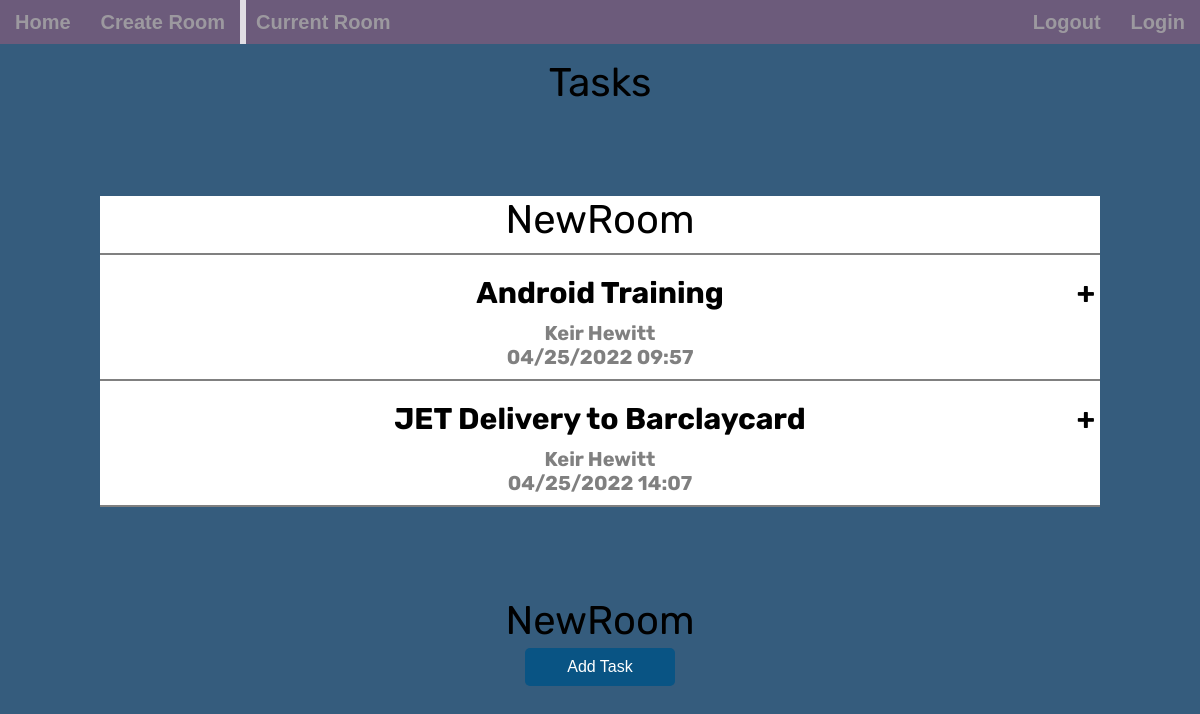
Screenshot of /room/NewRoom (signed in) with the database file from the repository.
### app.py (models this page shows, shortened)
class Room(db.Model):
    __tablename__ = 'room'
    key = db.Column(db.String(80), primary_key=True)
    name = db.Column(db.String(50), nullable=False)
    password = db.Column(db.String(60), nullable=False)
    task = relationship("Task")

class Task(db.Model):
    __tablename__ = 'task'
    id = db.Column(db.Integer, primary_key=True)
    key = db.Column(db.String(80), ForeignKey('room.key'))
    project = db.Column(db.String(100))
    job = db.Column(db.String(200))
    assignee = db.Column(db.String(40))
    progress = db.Column(db.String(200))
    description = db.Column(db.UnicodeText(), nullable=False)
    date = db.Column(db.String(30), default=now.strftime("%m/%d/%Y %H:%M"))

### app.py (the view)
@app.route('/room/<string:room_name>', methods=['POST','GET'])
@login_required
def room(room_name):
    if request.method == 'POST':
        return redirect(url_for('create_task', room_name=room_name))
    room = Room.query.filter_by(name=room_name).first()
    tasks = Task.query.filter_by(key=room.key).order_by(Task.date).all()
    return render_template('room.html', tasks=tasks, roomname=room_name)

### app.py (called while the page is built)
@login_manager.user_loader
def load_user(user_id):
    return User.query.get(int(user_id))

### templates/room.html (shortened to what this page needs)
{% extends 'base.html' %}
{% block head %}
<link rel="stylesheet" href="{{ url_for('static', filename='css/style.css') }}">
{% endblock %}
{% block pagetitle %} Current Room {% endblock %}
{% block body %}
<div class="content">
  <h1 style="text-align: center;">Tasks</h1>
  {% if tasks|length < 1%}
    <h4 style="text-align: center;">There are no tasks. Create one below!</h4>
  {% else %}
  <div class="accordion">
    <h1>{{ roomname }}</h1>
    <hr>
    {% for task in tasks %}
    <div class="container">
      <div class="label">{{task.project}}</div>
    <div class="assignee">{{task.assignee}}</div>
    <div class="date">{{task.date}}</div>
    </div>
    <hr>
    {% endfor %}
  </div>
  {% endif %}
  <h1>{{ roomname }}</h1>
  <form action="" method="POST">
    <button type="submit" class="btn btn-default">Add Task</button>
  </form>
</div>
{% endblock %}

### static/css/style.css (style rules this page uses)
:root { --main-background-color: #355c7d; --main-background-text-color: #61c0bf; --main-accents-color: #ffb6b9; --main-secondary-color: #fae3d9; --main-background-image: linear-gradient(to top right, #61c0bf 0%, #ffb6b9 100%); }
body, html { margin: 0; font-family: serif; font-weight: bold; font-size: 20px; background-color: var(--main-background-color); font-family: 'rubik', sans-serif; }
.content { margin: 0 auto; width: 1000px; text-align: center; }
h1, h4 { margin: 15px 0 4px; font-weight: 400; }
button { width: 150px; padding: 10px; border: none; -webkit-border-radius: 5px; -moz-border-radius: 5px; border-radius: 5px; background-color: #095484; font-size: 16px; color: #fff; cursor: pointer; }
h1 { text-align: center; }
.accordion { width: 1000px; margin: 90px auto; color: black; background-color: white; }
.accordion .container { position: relative; margin: 10px 10px; }
.accordion .label { position: relative; padding: 10px 0; font-size: 30px; color: black; cursor: pointer; }
.accordion .label::before { content: '+'; color: black; position: absolute; top: 50%; right: -5px; font-size: 30px; transform: translateY(-50%); }
.accordion hr { width: 100; margin-left: 0; border: 1px solid grey; }
.assignee { color: grey; }
.date { color: grey; }

### rows the page displays
Room: name "NewRoom"
Task: project "Android Training", assignee "Keir Hewitt", date "04/25/2022 09:57"
Task: project "JET Delivery to Barclaycard", assignee "Keir Hewitt", date "04/25/2022 14:07"
